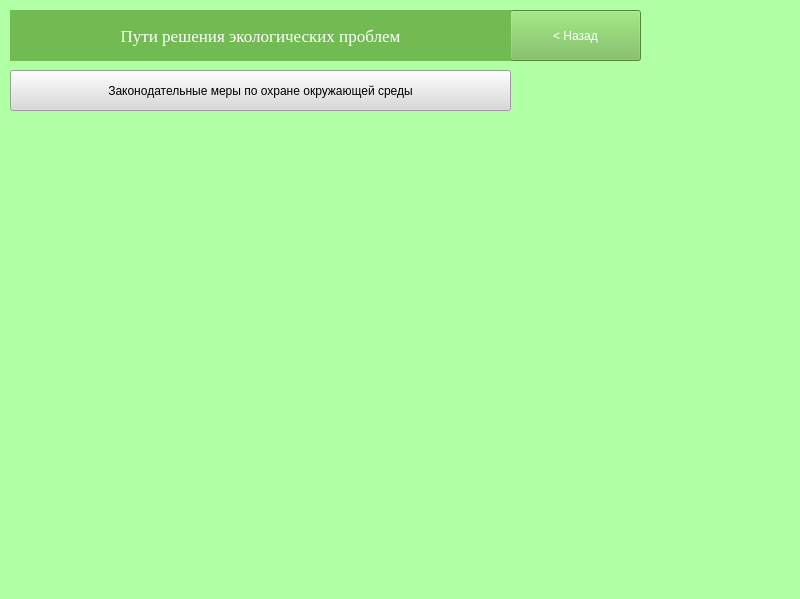
<?xml version="1.0" encoding="UTF-8"?>
<ui version="4.0">
 <class>MainWindow</class>
 <widget class="QMainWindow" name="MainWindow">
  <property name="geometry">
   <rect>
    <x>0</x>
    <y>0</y>
    <width>800</width>
    <height>599</height>
   </rect>
  </property>
  <property name="windowTitle">
   <string>MainWindow</string>
  </property>
  <property name="styleSheet">
   <string notr="true">background-color: rgb(177, 255, 165);</string>
  </property>
  <widget class="QWidget" name="centralwidget">
   <widget class="QPushButton" name="pushButton">
    <property name="geometry">
     <rect>
      <x>510</x>
      <y>10</y>
      <width>131</width>
      <height>51</height>
     </rect>
    </property>
    <property name="styleSheet">
     <string notr="true">background-color: rgb(114, 187, 83);
color: rgb(255, 255, 255);
font: 13pt &quot;Times New Roman&quot;;</string>
    </property>
    <property name="text">
     <string>&lt; Назад</string>
    </property>
   </widget>
   <widget class="QLabel" name="label">
    <property name="geometry">
     <rect>
      <x>10</x>
      <y>10</y>
      <width>501</width>
      <height>51</height>
     </rect>
    </property>
    <property name="font">
     <font>
      <family>Times New Roman</family>
      <pointsize>13</pointsize>
     </font>
    </property>
    <property name="toolTipDuration">
     <number>-1</number>
    </property>
    <property name="styleSheet">
     <string notr="true">background-color: rgb(114, 187, 83);
color: rgb(255, 255, 255);</string>
    </property>
    <property name="text">
     <string>Пути решения экологических проблем</string>
    </property>
    <property name="alignment">
     <set>Qt::AlignCenter</set>
    </property>
    <property name="indent">
     <number>0</number>
    </property>
   </widget>
   <widget class="QPushButton" name="pushButton_2">
    <property name="geometry">
     <rect>
      <x>10</x>
      <y>70</y>
      <width>501</width>
      <height>41</height>
     </rect>
    </property>
    <property name="styleSheet">
     <string notr="true">font: 11pt &quot;Times New Roman&quot;;
background-color: rgb(217, 217, 217);
color: rgb(0, 0, 0);</string>
    </property>
    <property name="text">
     <string>Законодательные меры по охране окружающей среды</string>
    </property>
   </widget>
  </widget>
  <widget class="QMenuBar" name="menubar">
   <property name="geometry">
    <rect>
     <x>0</x>
     <y>0</y>
     <width>800</width>
     <height>26</height>
    </rect>
   </property>
  </widget>
  <widget class="QStatusBar" name="statusbar"/>
 </widget>
 <resources/>
 <connections/>
</ui>
